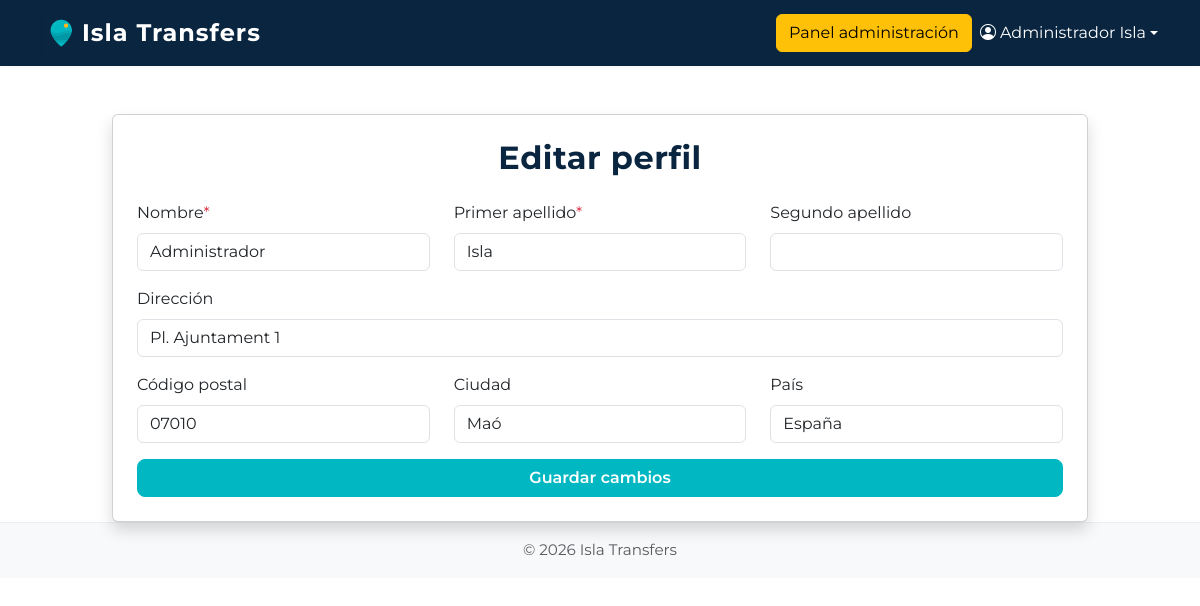
/user/editarPerfil (signed in), run on the app's committed database.
### tables this page shows
CREATE TABLE `transfer_viajeros` (
  `id_viajero` int(11) NOT NULL,
  `nombre` varchar(100) NOT NULL,
  `apellido1` varchar(100) NOT NULL,
  `apellido2` varchar(100) NOT NULL,
  `direccion` varchar(100) NOT NULL,
  `codigoPostal` varchar(100) NOT NULL,
  `ciudad` varchar(100) NOT NULL,
  `pais` varchar(100) NOT NULL,
  `email` varchar(100) NOT NULL UNIQUE,
  `password` varchar(255) NOT NULL,
  `rol` varchar(100) DEFAULT 'particular'
);

### core/Controller.php (called while the page is built, shortened)
<?php
class Controller
{
    public function view($view, $data = [])
    {
        extract($data);
        require __DIR__ . "/../app/views/$view.php";
    }
}

### app/controllers/UserController.php (called while the page is built, shortened)
<?php
class UserController extends Controller
{
    public function editarPerfil()
    {
        $error = null;
        $success = null;
        $userModel = $this->model('User');
        $usuario = $userModel->getById($_SESSION['user_id']);
        $this->view('user/editPerfil', [
            'usuario' => $usuario,
            'error' => $error,
            'success' => $success
        ]);
    }
}

### html/index.php (called while the page is built, shortened)
<?php
$router = new Router();
$router->route();

### app/models/User.php (called while the page is built, shortened)
<?php
class User extends Model
{
    public function getById($id)
    {
        $db = $this->db();
        $stmt = $db->prepare("SELECT * FROM transfer_viajeros WHERE id_viajero = ?");
        $stmt->execute([$id]);
        return $stmt->fetch(PDO::FETCH_ASSOC);
    }
}

### app/views/user/editPerfil.php (the view, shortened to what this page needs)
<?php require __DIR__ . '/../components/header.php'; ?>
<?php require __DIR__ . '/../components/navbar.php'; ?>
<div class="container mt-5" style="max-width: 1000px;">
    <div class="card shadow p-4">
        <h2 class="mb-4 text-center">Editar perfil</h2>
        <form method="post" action="/user/editarPerfil">
            <div class="row mb-3">
                <div class="col-md-4 mb-2 mb-md-0">
                    <label for="nombre" class="form-label">Nombre<span class="text-danger">*</span></label>
                    <input type="text" class="form-control" name="nombre" id="nombre" required value="<?= htmlspecialchars($usuario['nombre']) ?>">
                </div>
                <div class="col-md-4 mb-2 mb-md-0">
                    <label for="apellido1" class="form-label">Primer apellido<span class="text-danger">*</span></label>
                    <input type="text" class="form-control" name="apellido1" id="apellido1" required value="<?= htmlspecialchars($usuario['apellido1']) ?>">
                </div>
                <div class="col-md-4 mb-2 mb-md-0">
                    <label for="apellido2" class="form-label">Segundo apellido</label>
                    <input type="text" class="form-control" name="apellido2" id="apellido2" value="<?= htmlspecialchars($usuario['apellido2']) ?>">
                </div>
            </div>
            <div class="row mb-3">
                <div class="col-md-12 mb-2 mb-md-0">
                    <label for="direccion" class="form-label">Dirección</label>
                    <input type="text" class="form-control" name="direccion" id="direccion" value="<?= htmlspecialchars($usuario['direccion']) ?>">
                </div>
            </div>
            <div class="row mb-3">
                <div class="col-md-4 mb-2 mb-md-0">
                    <label for="codigoPostal" class="form-label">Código postal</label>
                    <input type="text" class="form-control" name="codigoPostal" id="codigoPostal" value="<?= htmlspecialchars($usuario['codigoPostal']) ?>">
                </div>
                <div class="col-md-4 mb-2 mb-md-0">
                    <label for="ciudad" class="form-label">Ciudad</label>
                    <input type="text" class="form-control" name="ciudad" id="ciudad" value="<?= htmlspecialchars($usuario['ciudad']) ?>">
                </div>
                <div class="col-md-4 mb-2 mb-md-0">
                    <label for="pais" class="form-label">País</label>
                    <input type="text" class="form-control" name="pais" id="pais" value="<?= htmlspecialchars($usuario['pais']) ?>">
                </div>
            </div>
            <button type="submit" class="btn btn-primary w-100">Guardar cambios</button>
        </form>
    </div>
</div>
<?php require __DIR__ . '/../components/footer.php'; ?>

### html/css/custom.css (style rules this page uses)
:root { --color-principal: #00b7c2; --color-header: #0a2540; --color-texto: #333; --color-bg: #fff; --color-navbar-bg: #0a2540; --color-footer-bg: var(--color-gris); --color-footer-text: #888; --color-acento: #ff6b6b; --color-enfasis: #ffb81c; --color-neutro: #f6e7d8; --color-gris: #6b7280; --color-fondo: #fff; }
body { font-family: "Montserrat", Arial, sans-serif; background-color: var(--color-fondo); color: var(--color-texto); }
.btn-primary, .btn-primary:visited { background-color: var(--color-principal) !important; border-color: var(--color-principal) !important; color: #fff !important; font-weight: 600; border-radius: 0.5rem; transition: background 0.15s; }
h1, h2, h3 { color: var(--color-header); font-weight: 700; letter-spacing: 0.5px; }

### data on the page
transfer_viajeros: nombre "Administrador", apellido1 "Isla", direccion "Pl. Ajuntament 1", codigoPostal "07010", ciudad "Maó", pais "España"

### other printed values
$_SESSION['user_name'] "Administrador Isla"
